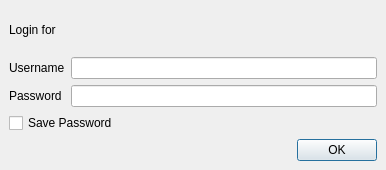
<ui version="4.0" >
 <class>SvnLoginDialog</class>
 <widget class="QDialog" name="SvnLoginDialog" >
  <property name="geometry" >
   <rect>
    <x>0</x>
    <y>0</y>
    <width>386</width>
    <height>170</height>
   </rect>
  </property>
  <property name="windowTitle" >
   <string>Subversion Login</string>
  </property>
  <property name="modal" >
   <bool>true</bool>
  </property>
  <layout class="QGridLayout" >
   <property name="margin" >
    <number>9</number>
   </property>
   <property name="spacing" >
    <number>6</number>
   </property>
   <item row="0" column="0" >
    <widget class="QLabel" name="realmLabel" >
     <property name="text" >
      <string>Login for</string>
     </property>
    </widget>
   </item>
   <item row="1" column="0" >
    <layout class="QGridLayout" >
     <property name="margin" >
      <number>0</number>
     </property>
     <property name="spacing" >
      <number>6</number>
     </property>
     <item row="0" column="0" >
      <widget class="QLabel" name="label" >
       <property name="text" >
        <string>Username</string>
       </property>
      </widget>
     </item>
     <item row="0" column="1" >
      <widget class="KLineEdit" name="userEdit" />
     </item>
     <item row="1" column="0" >
      <widget class="QLabel" name="label_2" >
       <property name="text" >
        <string>Password</string>
       </property>
      </widget>
     </item>
     <item row="1" column="1" >
      <widget class="KLineEdit" name="pwdEdit" >
       <property name="passwordMode" >
        <bool>true</bool>
       </property>
      </widget>
     </item>
    </layout>
   </item>
   <item row="2" column="0" >
    <widget class="QCheckBox" name="checkBox" >
     <property name="text" >
      <string>Save Password</string>
     </property>
    </widget>
   </item>
   <item row="3" column="0" >
    <widget class="QDialogButtonBox" name="buttonBox" >
     <property name="orientation" >
      <enum>Qt::Horizontal</enum>
     </property>
     <property name="standardButtons" >
      <set>QDialogButtonBox::Ok</set>
     </property>
    </widget>
   </item>
  </layout>
 </widget>
 <customwidgets>
  <customwidget>
   <class>KLineEdit</class>
   <extends>QLineEdit</extends>
   <header>klineedit.h</header>
  </customwidget>
 </customwidgets>
 <resources/>
 <connections>
  <connection>
   <sender>buttonBox</sender>
   <signal>accepted()</signal>
   <receiver>SvnLoginDialog</receiver>
   <slot>accept()</slot>
   <hints>
    <hint type="sourcelabel" >
     <x>248</x>
     <y>254</y>
    </hint>
    <hint type="destinationlabel" >
     <x>157</x>
     <y>274</y>
    </hint>
   </hints>
  </connection>
  <connection>
   <sender>buttonBox</sender>
   <signal>rejected()</signal>
   <receiver>SvnLoginDialog</receiver>
   <slot>reject()</slot>
   <hints>
    <hint type="sourcelabel" >
     <x>316</x>
     <y>260</y>
    </hint>
    <hint type="destinationlabel" >
     <x>286</x>
     <y>274</y>
    </hint>
   </hints>
  </connection>
 </connections>
</ui>
